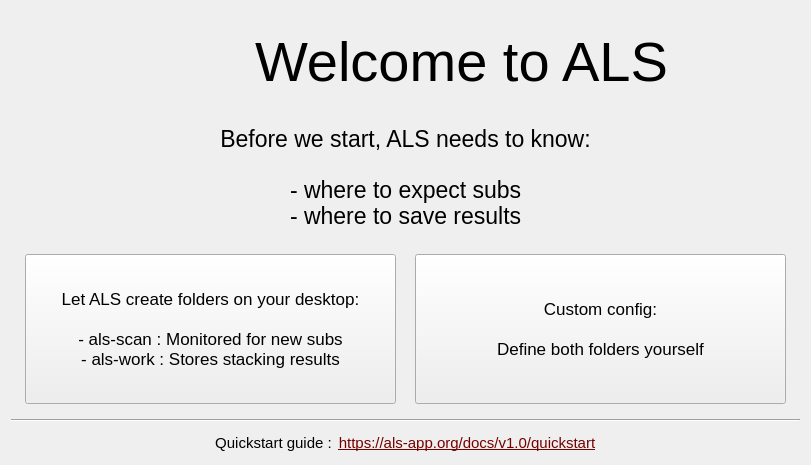
<?xml version="1.0" encoding="UTF-8"?>
<ui version="4.0">
 <class>FirstRunDialog</class>
 <widget class="QDialog" name="FirstRunDialog">
  <property name="geometry">
   <rect>
    <x>0</x>
    <y>0</y>
    <width>811</width>
    <height>465</height>
   </rect>
  </property>
  <property name="windowTitle">
   <string>ALS - Welcome !</string>
  </property>
  <property name="windowIcon">
   <iconset resource="../../../resources/resource.qrc">
    <normaloff>:/icons/als_logo.png</normaloff>:/icons/als_logo.png</iconset>
  </property>
  <layout class="QVBoxLayout" name="verticalLayout_6">
   <item>
    <layout class="QHBoxLayout" name="WelcomeLayout">
     <property name="spacing">
      <number>12</number>
     </property>
     <property name="rightMargin">
      <number>0</number>
     </property>
     <property name="bottomMargin">
      <number>0</number>
     </property>
     <item>
      <spacer name="horizontalSpacer">
       <property name="orientation">
        <enum>Qt::Horizontal</enum>
       </property>
       <property name="sizeHint" stdset="0">
        <size>
         <width>40</width>
         <height>20</height>
        </size>
       </property>
      </spacer>
     </item>
     <item>
      <widget class="QLabel" name="lbl_logo">
       <property name="minimumSize">
        <size>
         <width>100</width>
         <height>100</height>
        </size>
       </property>
       <property name="maximumSize">
        <size>
         <width>100</width>
         <height>100</height>
        </size>
       </property>
       <property name="text">
        <string notr="true"/>
       </property>
       <property name="pixmap">
        <pixmap resource="../../../resources/resource.qrc">:/icons/als_logo.png</pixmap>
       </property>
       <property name="scaledContents">
        <bool>true</bool>
       </property>
      </widget>
     </item>
     <item>
      <widget class="QLabel" name="lbl_welcome">
       <property name="font">
        <font>
         <pointsize>42</pointsize>
        </font>
       </property>
       <property name="text">
        <string>Welcome to ALS</string>
       </property>
       <property name="alignment">
        <set>Qt::AlignCenter</set>
       </property>
      </widget>
     </item>
     <item>
      <spacer name="horizontalSpacer_2">
       <property name="orientation">
        <enum>Qt::Horizontal</enum>
       </property>
       <property name="sizeHint" stdset="0">
        <size>
         <width>40</width>
         <height>20</height>
        </size>
       </property>
      </spacer>
     </item>
    </layout>
   </item>
   <item alignment="Qt::AlignTop">
    <widget class="QStackedWidget" name="stackedWidget">
     <property name="frameShape">
      <enum>QFrame::NoFrame</enum>
     </property>
     <property name="currentIndex">
      <number>0</number>
     </property>
     <widget class="QWidget" name="page">
      <layout class="QVBoxLayout" name="verticalLayout">
       <property name="spacing">
        <number>25</number>
       </property>
       <item alignment="Qt::AlignTop">
        <widget class="QLabel" name="label_4">
         <property name="font">
          <font>
           <pointsize>17</pointsize>
          </font>
         </property>
         <property name="text">
          <string>Before we start, ALS needs to know:</string>
         </property>
         <property name="alignment">
          <set>Qt::AlignCenter</set>
         </property>
         <property name="wordWrap">
          <bool>false</bool>
         </property>
         <property name="indent">
          <number>-1</number>
         </property>
        </widget>
       </item>
       <item>
        <layout class="QHBoxLayout" name="horizontalLayout_5">
         <item>
          <spacer name="horizontalSpacer_7">
           <property name="orientation">
            <enum>Qt::Horizontal</enum>
           </property>
           <property name="sizeHint" stdset="0">
            <size>
             <width>40</width>
             <height>20</height>
            </size>
           </property>
          </spacer>
         </item>
         <item>
          <widget class="QLabel" name="label_7">
           <property name="font">
            <font>
             <pointsize>17</pointsize>
            </font>
           </property>
           <property name="text">
            <string>- where to expect subs
- where to save results</string>
           </property>
           <property name="alignment">
            <set>Qt::AlignLeading|Qt::AlignLeft|Qt::AlignVCenter</set>
           </property>
           <property name="wordWrap">
            <bool>false</bool>
           </property>
           <property name="indent">
            <number>-1</number>
           </property>
          </widget>
         </item>
         <item>
          <spacer name="horizontalSpacer_8">
           <property name="orientation">
            <enum>Qt::Horizontal</enum>
           </property>
           <property name="sizeHint" stdset="0">
            <size>
             <width>40</width>
             <height>20</height>
            </size>
           </property>
          </spacer>
         </item>
        </layout>
       </item>
       <item>
        <layout class="QHBoxLayout" name="horizontalLayout">
         <property name="spacing">
          <number>19</number>
         </property>
         <property name="leftMargin">
          <number>5</number>
         </property>
         <property name="rightMargin">
          <number>5</number>
         </property>
         <item>
          <widget class="QPushButton" name="btn_no_config">
           <property name="minimumSize">
            <size>
             <width>0</width>
             <height>150</height>
            </size>
           </property>
           <property name="font">
            <font>
             <pointsize>13</pointsize>
            </font>
           </property>
           <property name="text">
            <string>Let ALS create folders on your desktop:

- als-scan : Monitored for new subs
- als-work : Stores stacking results</string>
           </property>
           <property name="autoDefault">
            <bool>false</bool>
           </property>
          </widget>
         </item>
         <item>
          <widget class="QPushButton" name="btn_config">
           <property name="minimumSize">
            <size>
             <width>0</width>
             <height>150</height>
            </size>
           </property>
           <property name="font">
            <font>
             <pointsize>13</pointsize>
             <weight>50</weight>
             <bold>false</bold>
            </font>
           </property>
           <property name="text">
            <string>Custom config:

Define both folders yourself</string>
           </property>
           <property name="autoDefault">
            <bool>false</bool>
           </property>
          </widget>
         </item>
        </layout>
       </item>
      </layout>
     </widget>
     <widget class="QWidget" name="page_3">
      <layout class="QVBoxLayout" name="verticalLayout_4">
       <item>
        <layout class="QHBoxLayout" name="horizontalLayout_2">
         <property name="spacing">
          <number>21</number>
         </property>
         <property name="bottomMargin">
          <number>18</number>
         </property>
         <item>
          <layout class="QVBoxLayout" name="verticalLayout_2">
           <item>
            <widget class="QLabel" name="label_2">
             <property name="font">
              <font>
               <pointsize>15</pointsize>
              </font>
             </property>
             <property name="text">
              <string>Expect subs in...</string>
             </property>
             <property name="alignment">
              <set>Qt::AlignCenter</set>
             </property>
            </widget>
           </item>
           <item>
            <widget class="QPushButton" name="btn_scan">
             <property name="minimumSize">
              <size>
               <width>0</width>
               <height>80</height>
              </size>
             </property>
             <property name="font">
              <font>
               <pointsize>11</pointsize>
              </font>
             </property>
             <property name="text">
              <string>Scan Folder...</string>
             </property>
             <property name="autoDefault">
              <bool>false</bool>
             </property>
            </widget>
           </item>
          </layout>
         </item>
         <item>
          <layout class="QVBoxLayout" name="verticalLayout_3">
           <item>
            <widget class="QLabel" name="label_3">
             <property name="font">
              <font>
               <pointsize>15</pointsize>
              </font>
             </property>
             <property name="text">
              <string>Save results into...</string>
             </property>
             <property name="alignment">
              <set>Qt::AlignCenter</set>
             </property>
            </widget>
           </item>
           <item>
            <widget class="QPushButton" name="btn_work">
             <property name="minimumSize">
              <size>
               <width>0</width>
               <height>80</height>
              </size>
             </property>
             <property name="font">
              <font>
               <pointsize>11</pointsize>
              </font>
             </property>
             <property name="text">
              <string>Work Folder...</string>
             </property>
             <property name="autoDefault">
              <bool>false</bool>
             </property>
            </widget>
           </item>
          </layout>
         </item>
        </layout>
       </item>
       <item>
        <layout class="QHBoxLayout" name="horizontalLayout_3">
         <item>
          <spacer name="horizontalSpacer_3">
           <property name="orientation">
            <enum>Qt::Horizontal</enum>
           </property>
           <property name="sizeHint" stdset="0">
            <size>
             <width>40</width>
             <height>20</height>
            </size>
           </property>
          </spacer>
         </item>
         <item>
          <widget class="QPushButton" name="btn_go">
           <property name="enabled">
            <bool>false</bool>
           </property>
           <property name="minimumSize">
            <size>
             <width>108</width>
             <height>72</height>
            </size>
           </property>
           <property name="font">
            <font>
             <pointsize>22</pointsize>
             <weight>75</weight>
             <bold>true</bold>
            </font>
           </property>
           <property name="text">
            <string>GO !</string>
           </property>
           <property name="autoDefault">
            <bool>false</bool>
           </property>
          </widget>
         </item>
         <item>
          <spacer name="horizontalSpacer_4">
           <property name="orientation">
            <enum>Qt::Horizontal</enum>
           </property>
           <property name="sizeHint" stdset="0">
            <size>
             <width>40</width>
             <height>20</height>
            </size>
           </property>
          </spacer>
         </item>
        </layout>
       </item>
      </layout>
     </widget>
    </widget>
   </item>
   <item alignment="Qt::AlignTop">
    <widget class="Line" name="line">
     <property name="orientation">
      <enum>Qt::Horizontal</enum>
     </property>
    </widget>
   </item>
   <item>
    <layout class="QHBoxLayout" name="horizontalLayout_4">
     <item>
      <spacer name="horizontalSpacer_5">
       <property name="orientation">
        <enum>Qt::Horizontal</enum>
       </property>
       <property name="sizeHint" stdset="0">
        <size>
         <width>40</width>
         <height>20</height>
        </size>
       </property>
      </spacer>
     </item>
     <item alignment="Qt::AlignTop">
      <widget class="QLabel" name="label_5">
       <property name="font">
        <font>
         <pointsize>11</pointsize>
        </font>
       </property>
       <property name="text">
        <string>Quickstart guide :</string>
       </property>
       <property name="textFormat">
        <enum>Qt::PlainText</enum>
       </property>
       <property name="alignment">
        <set>Qt::AlignCenter</set>
       </property>
      </widget>
     </item>
     <item alignment="Qt::AlignTop">
      <widget class="QLabel" name="label_6">
       <property name="font">
        <font>
         <pointsize>11</pointsize>
        </font>
       </property>
       <property name="text">
        <string notr="true">&lt;html&gt;&lt;head/&gt;&lt;body&gt;&lt;p&gt;&lt;a href=&quot;https://als-app.org/docs/v1.0/quickstart/&quot;&gt;&lt;span style=&quot; text-decoration: underline; color:#750000;&quot;&gt;https://als-app.org/docs/v1.0/quickstart&lt;/span&gt;&lt;/a&gt;&lt;/p&gt;&lt;/body&gt;&lt;/html&gt;</string>
       </property>
       <property name="textFormat">
        <enum>Qt::RichText</enum>
       </property>
       <property name="alignment">
        <set>Qt::AlignCenter</set>
       </property>
       <property name="openExternalLinks">
        <bool>true</bool>
       </property>
       <property name="textInteractionFlags">
        <set>Qt::LinksAccessibleByMouse</set>
       </property>
      </widget>
     </item>
     <item>
      <spacer name="horizontalSpacer_6">
       <property name="orientation">
        <enum>Qt::Horizontal</enum>
       </property>
       <property name="sizeHint" stdset="0">
        <size>
         <width>40</width>
         <height>20</height>
        </size>
       </property>
      </spacer>
     </item>
    </layout>
   </item>
  </layout>
 </widget>
 <resources>
  <include location="../../../resources/resource.qrc"/>
 </resources>
 <connections/>
</ui>
